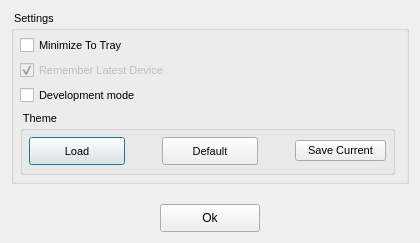
<?xml version="1.0" encoding="UTF-8"?>
<ui version="4.0">
 <class>Settings</class>
 <widget class="QDialog" name="Settings">
  <property name="geometry">
   <rect>
    <x>0</x>
    <y>0</y>
    <width>420</width>
    <height>243</height>
   </rect>
  </property>
  <property name="sizePolicy">
   <sizepolicy hsizetype="MinimumExpanding" vsizetype="Expanding">
    <horstretch>0</horstretch>
    <verstretch>0</verstretch>
   </sizepolicy>
  </property>
  <property name="minimumSize">
   <size>
    <width>420</width>
    <height>0</height>
   </size>
  </property>
  <property name="maximumSize">
   <size>
    <width>420</width>
    <height>16777215</height>
   </size>
  </property>
  <property name="windowTitle">
   <string/>
  </property>
  <layout class="QVBoxLayout" name="verticalLayout_2">
   <item>
    <widget class="QGroupBox" name="groupBox">
     <property name="font">
      <font>
       <pointsize>8</pointsize>
       <bold>false</bold>
      </font>
     </property>
     <property name="title">
      <string> Settings </string>
     </property>
     <layout class="QVBoxLayout" name="verticalLayout_3">
      <property name="leftMargin">
       <number>6</number>
      </property>
      <property name="topMargin">
       <number>6</number>
      </property>
      <property name="rightMargin">
       <number>11</number>
      </property>
      <property name="bottomMargin">
       <number>6</number>
      </property>
      <item>
       <widget class="QCheckBox" name="minimizeToTrayCheck">
        <property name="contextMenuPolicy">
         <enum>Qt::NoContextMenu</enum>
        </property>
        <property name="text">
         <string>Minimize To Tray</string>
        </property>
       </widget>
      </item>
      <item>
       <widget class="QCheckBox" name="rememberLatestCheck">
        <property name="enabled">
         <bool>false</bool>
        </property>
        <property name="text">
         <string>Remember Latest Device</string>
        </property>
        <property name="checked">
         <bool>true</bool>
        </property>
       </widget>
      </item>
      <item>
       <widget class="QCheckBox" name="developmentCheck">
        <property name="text">
         <string>Development mode</string>
        </property>
       </widget>
      </item>
      <item>
       <layout class="QVBoxLayout" name="verticalLayout">
        <property name="spacing">
         <number>0</number>
        </property>
        <property name="topMargin">
         <number>0</number>
        </property>
        <item>
         <widget class="QGroupBox" name="groupBox_2">
          <property name="minimumSize">
           <size>
            <width>0</width>
            <height>64</height>
           </size>
          </property>
          <property name="maximumSize">
           <size>
            <width>16777215</width>
            <height>64</height>
           </size>
          </property>
          <property name="title">
           <string> Theme </string>
          </property>
          <layout class="QVBoxLayout" name="verticalLayout_4">
           <property name="spacing">
            <number>0</number>
           </property>
           <property name="leftMargin">
            <number>6</number>
           </property>
           <property name="topMargin">
            <number>6</number>
           </property>
           <property name="rightMargin">
            <number>6</number>
           </property>
           <property name="bottomMargin">
            <number>6</number>
           </property>
           <item>
            <layout class="QHBoxLayout" name="horizontalLayout_2">
             <property name="spacing">
              <number>6</number>
             </property>
             <property name="topMargin">
              <number>0</number>
             </property>
             <item>
              <widget class="QPushButton" name="loadThemeButton">
               <property name="minimumSize">
                <size>
                 <width>96</width>
                 <height>28</height>
                </size>
               </property>
               <property name="maximumSize">
                <size>
                 <width>16777215</width>
                 <height>28</height>
                </size>
               </property>
               <property name="text">
                <string>Load</string>
               </property>
              </widget>
             </item>
             <item>
              <spacer name="horizontalSpacer_4">
               <property name="orientation">
                <enum>Qt::Horizontal</enum>
               </property>
               <property name="sizeHint" stdset="0">
                <size>
                 <width>40</width>
                 <height>20</height>
                </size>
               </property>
              </spacer>
             </item>
             <item>
              <widget class="QPushButton" name="defaultThemeButton">
               <property name="minimumSize">
                <size>
                 <width>96</width>
                 <height>28</height>
                </size>
               </property>
               <property name="maximumSize">
                <size>
                 <width>16777215</width>
                 <height>28</height>
                </size>
               </property>
               <property name="text">
                <string>Default</string>
               </property>
              </widget>
             </item>
             <item>
              <spacer name="horizontalSpacer_3">
               <property name="orientation">
                <enum>Qt::Horizontal</enum>
               </property>
               <property name="sizeHint" stdset="0">
                <size>
                 <width>40</width>
                 <height>20</height>
                </size>
               </property>
              </spacer>
             </item>
             <item>
              <widget class="QPushButton" name="saveTheme">
               <property name="text">
                <string>   Save Current   </string>
               </property>
              </widget>
             </item>
            </layout>
           </item>
          </layout>
         </widget>
        </item>
        <item>
         <spacer name="verticalSpacer_2">
          <property name="orientation">
           <enum>Qt::Vertical</enum>
          </property>
          <property name="sizeHint" stdset="0">
           <size>
            <width>20</width>
            <height>0</height>
           </size>
          </property>
         </spacer>
        </item>
       </layout>
      </item>
     </layout>
    </widget>
   </item>
   <item>
    <spacer name="verticalSpacer">
     <property name="orientation">
      <enum>Qt::Vertical</enum>
     </property>
     <property name="sizeHint" stdset="0">
      <size>
       <width>20</width>
       <height>0</height>
      </size>
     </property>
    </spacer>
   </item>
   <item>
    <layout class="QHBoxLayout" name="horizontalLayout">
     <item>
      <spacer name="horizontalSpacer">
       <property name="orientation">
        <enum>Qt::Horizontal</enum>
       </property>
       <property name="sizeHint" stdset="0">
        <size>
         <width>40</width>
         <height>20</height>
        </size>
       </property>
      </spacer>
     </item>
     <item>
      <widget class="QPushButton" name="okButton">
       <property name="minimumSize">
        <size>
         <width>100</width>
         <height>28</height>
        </size>
       </property>
       <property name="maximumSize">
        <size>
         <width>16777215</width>
         <height>28</height>
        </size>
       </property>
       <property name="text">
        <string>Ok</string>
       </property>
      </widget>
     </item>
     <item>
      <spacer name="horizontalSpacer_2">
       <property name="orientation">
        <enum>Qt::Horizontal</enum>
       </property>
       <property name="sizeHint" stdset="0">
        <size>
         <width>40</width>
         <height>20</height>
        </size>
       </property>
      </spacer>
     </item>
    </layout>
   </item>
  </layout>
 </widget>
 <resources/>
 <connections/>
</ui>
